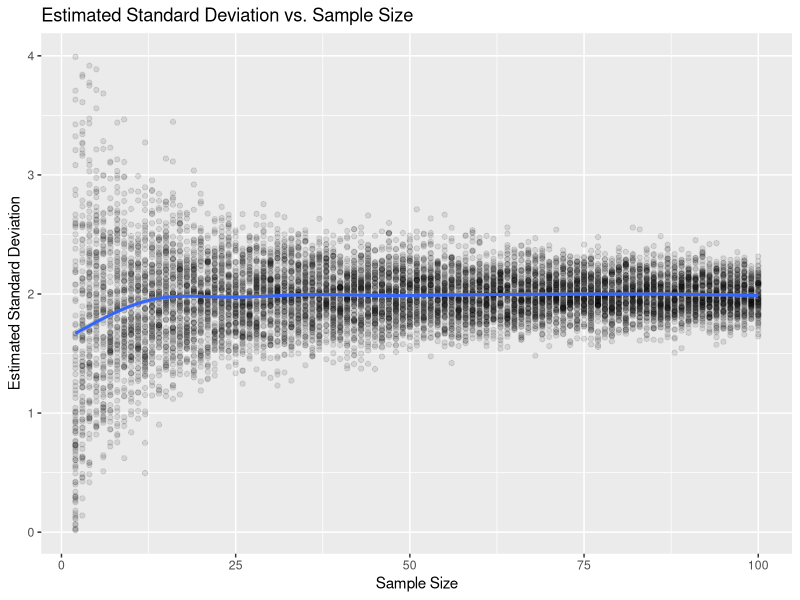
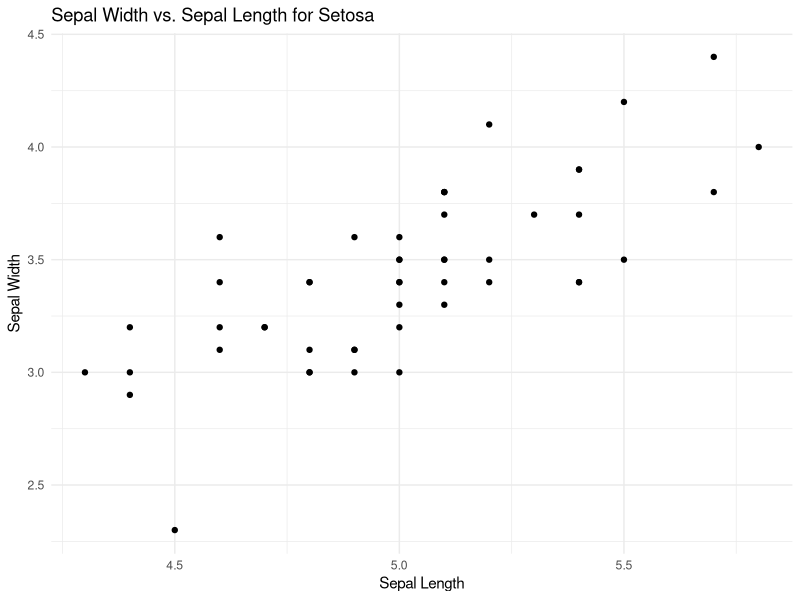
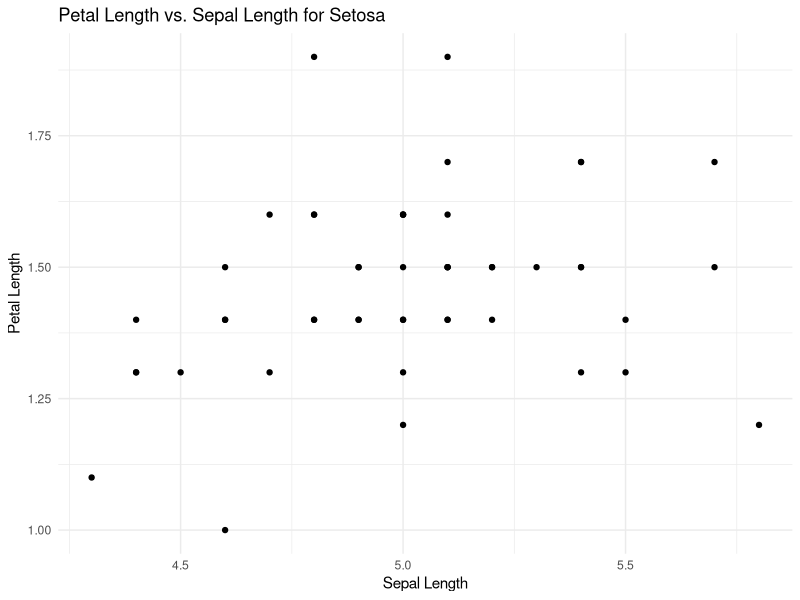

Generate these figures, in order, with R:
## ---- chunk 1
knitr::opts_chunk$set(echo = TRUE)
library(ggplot2)
## ---- chunk 2
x <- seq(from = 1, to = 10, by = 0.1)
v <- mean((x-mean(x))^2)
n <- 700
mean <-  1
sd <-  2
observations <- rnorm(n, mean, sd)
unbiased_variance <- sum((observations - mean(observations))^2) / (n - 1)
mle_variance <- sum((observations - mean(observations))^2) / n
mle_std_dev <- sqrt(mle_variance)
## ---- chunk 3
cat(sprintf("Wariancja, estymator nieobciążony: %f\n", unbiased_variance))
cat(sprintf("Wariancja, estymator ML: %f\n", mle_variance))
cat(sprintf("Odchylenie, estymator ML_STD_DEV: %f\n", mle_std_dev))
## ---- chunk 4
n <- 5000
sigma <- 2
true_variance <- sigma^2
observations <- rnorm(n, mean = 0, sd = sigma)
matrix <- matrix(observations, nrow = 10, ncol = 500)
S <- apply(matrix, 2, var)
S1 <- S * (10 - 1) / 10
S2 <- S * (10 - 1) / (10 + 1)
## ---- chunk 5
bias_S <- mean(S) - true_variance
bias_S1 <- mean(S1) - true_variance
bias_S2 <- mean(S2) - true_variance
## ---- chunk 6
cat(sprintf("Bias for S Variance Estimator: %.4f\n", bias_S))
cat(sprintf("Bias for S1 Variance Estimator: %.4f\n", bias_S1))
cat(sprintf("Bias for S2 Variance Estimator: %.4f\n", bias_S2))
## ---- chunk 7
std_S <- sd(S)
std_S1 <- sd(S1)
std_S2 <- sd(S2)
## ---- chunk 8
cat(sprintf("Standart derivation for S Variance Estimator: %.4f\n", std_S))
cat(sprintf("Standart derivation for S1 Variance Estimator: %.4f\n", std_S1))
cat(sprintf("Standart derivation for S2 Variance Estimator: %.4f\n", std_S2))
## ---- chunk 9
RMSE_S <- sqrt(mean((S - true_variance)^2))
RMSE_S1 <- sqrt(mean((S1 - true_variance)^2))
RMSE_S2 <- sqrt(mean((S2 - true_variance)^2))

RMSE_mean_S <- sqrt(mean((S - true_variance)^2) * 1 / 10)
RMSE_mean_S1 <- sqrt(mean((S1 - true_variance)^2) * 1 / 10)
RMSE_mean_S2 <- sqrt(mean((S2 - true_variance)^2) * 1 / 10)
## ---- chunk 10
cat(sprintf("RMSE for S Variance Estimator: %.4f\n", RMSE_S))
cat(sprintf("RMSE for S1 Variance Estimator: %.4f\n", RMSE_S1))
cat(sprintf("RMSE for S2 Variance Estimator: %.4f\n", RMSE_S2))

cat(sprintf("RMSE mean for S Variance Estimator: %.4f\n", RMSE_mean_S))
cat(sprintf("RMSE mean for S1 Variance Estimator: %.4f\n", RMSE_mean_S1))
cat(sprintf("RMSE mean for S2 Variance Estimator: %.4f\n", RMSE_mean_S2))
## ---- chunk 11
sample_sd <- function(N, n) {
  samples <- matrix(rnorm(N * n, sd = 2), nrow = N)
  sds <- apply(samples, 1, sd)
  return(sds)
}
## ---- chunk 12
n <- 2:100
sd_estimates <- sapply(n, sample_sd, N = 100)
sd_to_plot <- data.frame('SD'=c(sd_estimates), 'n'=rep(n, each=100))
## ---- chunk 13
plot <- ggplot(sd_to_plot, aes(x = n, y = SD)) +
  geom_point(alpha = 0.1) +
  geom_smooth(method = 'gam', formula = y ~ s(x, bs = "cs")) +
  labs(title = "Estimated Standard Deviation vs. Sample Size",
       x = "Sample Size",
       y = "Estimated Standard Deviation")
plot
## ---- chunk 14
data("iris")
setosa_data <- iris[iris$Species == 'setosa', ]
## ---- chunk 15
mean_sepal_width <- mean(setosa_data$Sepal.Width)
sd_sepal_width <- sd(setosa_data$Sepal.Width)
## ---- chunk 16
cat("mean Sepal.Width:", mean_sepal_width, "\n")
cat("sd Sepal.Width:", sd_sepal_width, "\n")
## ---- chunk 17
mean_sepal_length <- mean(setosa_data$Sepal.Length)
sd_sepal_length <- sd(setosa_data$Sepal.Length)
## ---- chunk 18
cat("mean Sepal.length:", mean_sepal_length, "\n")
cat("sd Sepal.length:", sd_sepal_length, "\n")
## ---- chunk 19
correlation_sepal <- cor(setosa_data$Sepal.Width, setosa_data$Sepal.Length)
correlation_petal <- cor(setosa_data$Petal.Length, setosa_data$Sepal.Length)
## ---- chunk 20
cat("Korelacja między Sepal.Width oraz Sepal.Length:", correlation_sepal, "\n")
cat("Korelacja między Petal.Length oraz Sepal.Length:", correlation_petal, "\n")
## ---- chunk 21
ggplot(setosa_data, aes(x = Sepal.Length, y = Sepal.Width)) +
  geom_point() +
  labs(title = "Sepal Width vs. Sepal Length for Setosa",
       x = "Sepal Length",
       y = "Sepal Width") +
  theme_minimal()
## ---- chunk 22
ggplot(setosa_data, aes(x = Sepal.Length, y = Petal.Length)) +
  geom_point() +
  labs(title = "Petal Length vs. Sepal Length for Setosa",
       x = "Sepal Length",
       y = "Petal Length") +
  theme_minimal()
## ---- chunk 23
is_in_circle <- function(point) {
  x <- point[1]
  y <- point[2]
  return(x^2 + y^2 <= 1)
}
## ---- chunk 24
calculate_proportion <- function(points_matrix) {
  inside <- apply(points_matrix, 2, is_in_circle)
  mean(inside)
}
## ---- chunk 25
n <- 10000
random_matrix <- matrix(runif(2 * n), nrow = 2)
## ---- chunk 26
estimate_area <- calculate_proportion(random_matrix)
estimate_area
## ---- chunk 27
calculate_circle_area <- function(n) {
  points_matrix <- matrix(runif(2 * n), nrow = 2)
  proportion_inside <- calculate_proportion(points_matrix)
  estimated_area <- proportion_inside
  return(estimated_area)
}

num_experiments <- 100

area_estimates <- replicate(num_experiments, calculate_circle_area(n))

mean_estimate <- mean(area_estimates)

true_area <- pi

bias <- mean_estimate - true_area
## ---- chunk 28
cat("Mean estimate:", mean_estimate, "\n")
cat("True area:", true_area, "\n")
cat("Bias:", bias, "\n")
